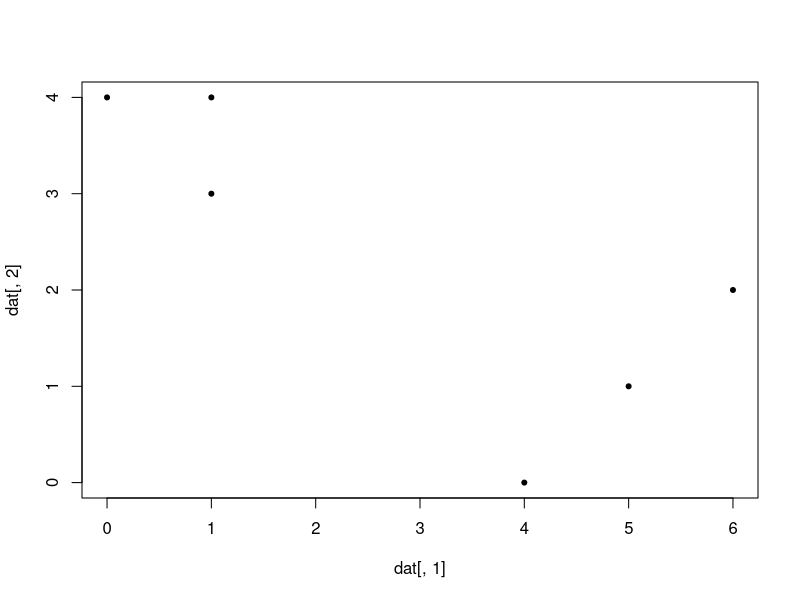
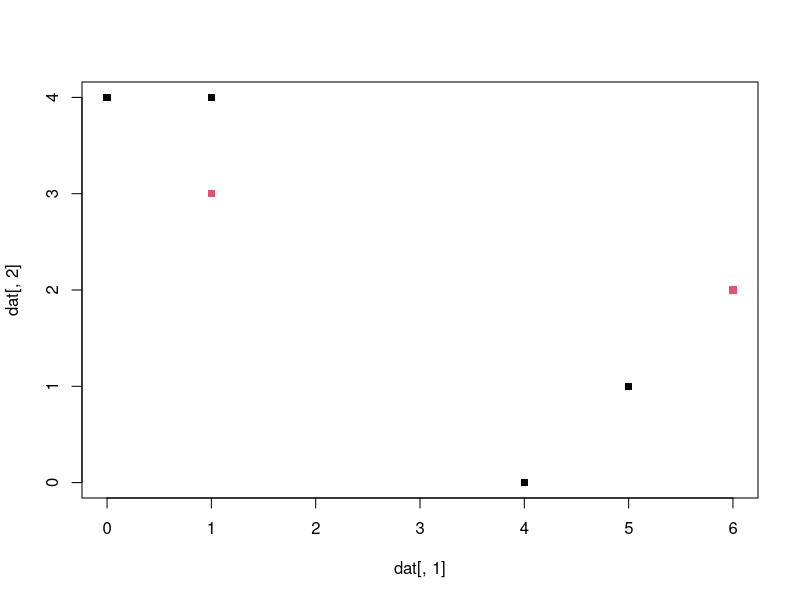
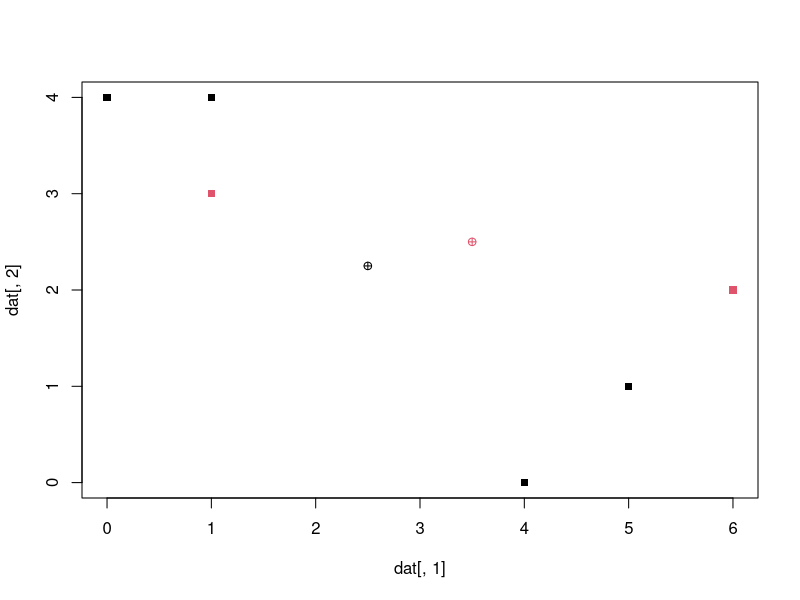
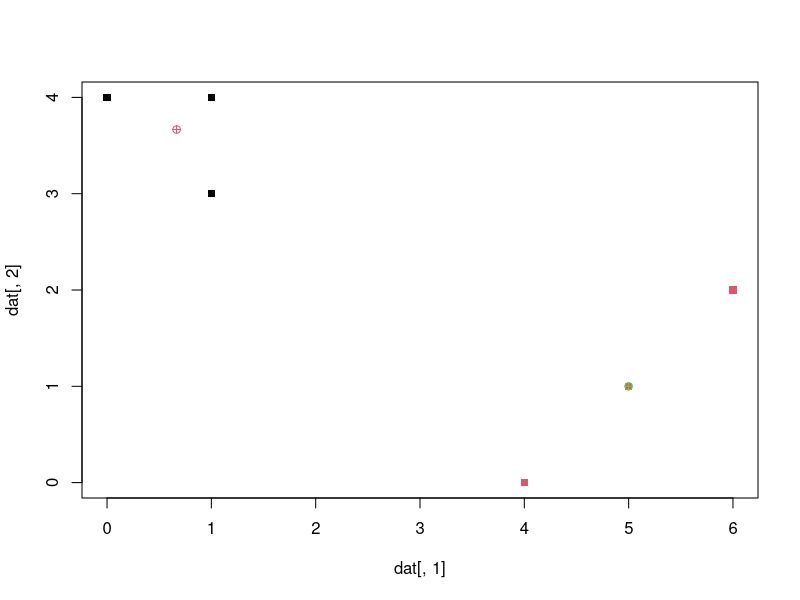

Write R code to recreate these figures, in order.
#a
dat<- cbind(c(1,1,0,5,6,4),c(4,3,4,1,2,0))
plot(dat[,1],dat[,2],pch=20)

#b
set.seed(1)
grp<- sample((1:2),6,replace=TRUE)
grp
plot(dat[,1],dat[,2],col=grp,pch=15)

#C
#assigning two clusters groups
x1<-dat[grp==1,1]
y1<-dat[grp==1,2]
x2<-dat[grp==2,1]
y2<-dat[grp==2,2]

#calculating centroids
centroid_1 <- c(mean(x1),mean(y1))
centroid_1
centroid_2 <- c(mean(x2),mean(y2))
plot(dat[,1],dat[,2],col=grp,pch=15)
points(centroid_1[1],centroid_1[2],pch=10,col=1)
points(centroid_2[1],centroid_2[2],pch=10,col=2)

?dist

#assign clusters on euclieadian distance
grp <- c(1, 1, 1, 2, 2, 2)
x1<-dat[grp==1,1]
y1<-dat[grp==1,2]
x2<-dat[grp==2,1]
y2<-dat[grp==2,2]
centroid_1 <- c(mean(x1),mean(y1))
centroid_2 <- c(mean(x2),mean(y2))
plot(dat[,1], dat[,2], col = grp, pch = 15)
points(centroid_1[1], centroid_1[2], col = 2, pch = 10)
points(centroid_2[1], centroid_2[2], col = 3, pch = 10)


  